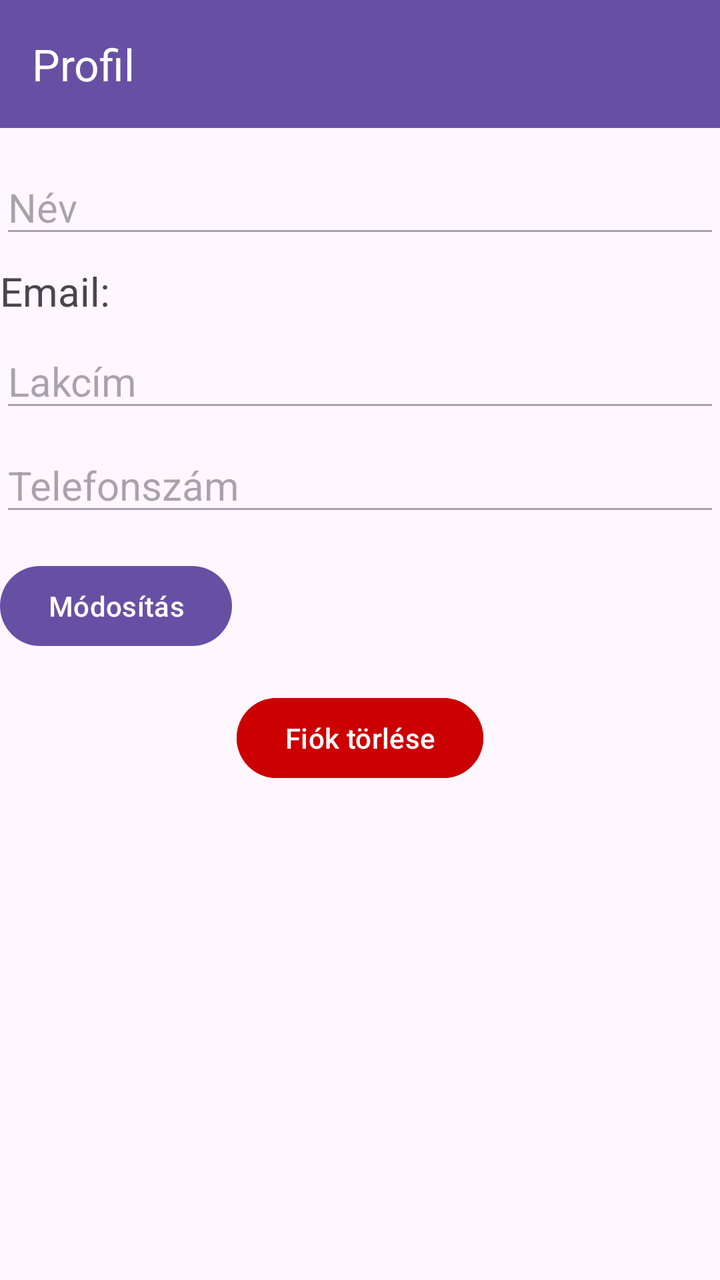
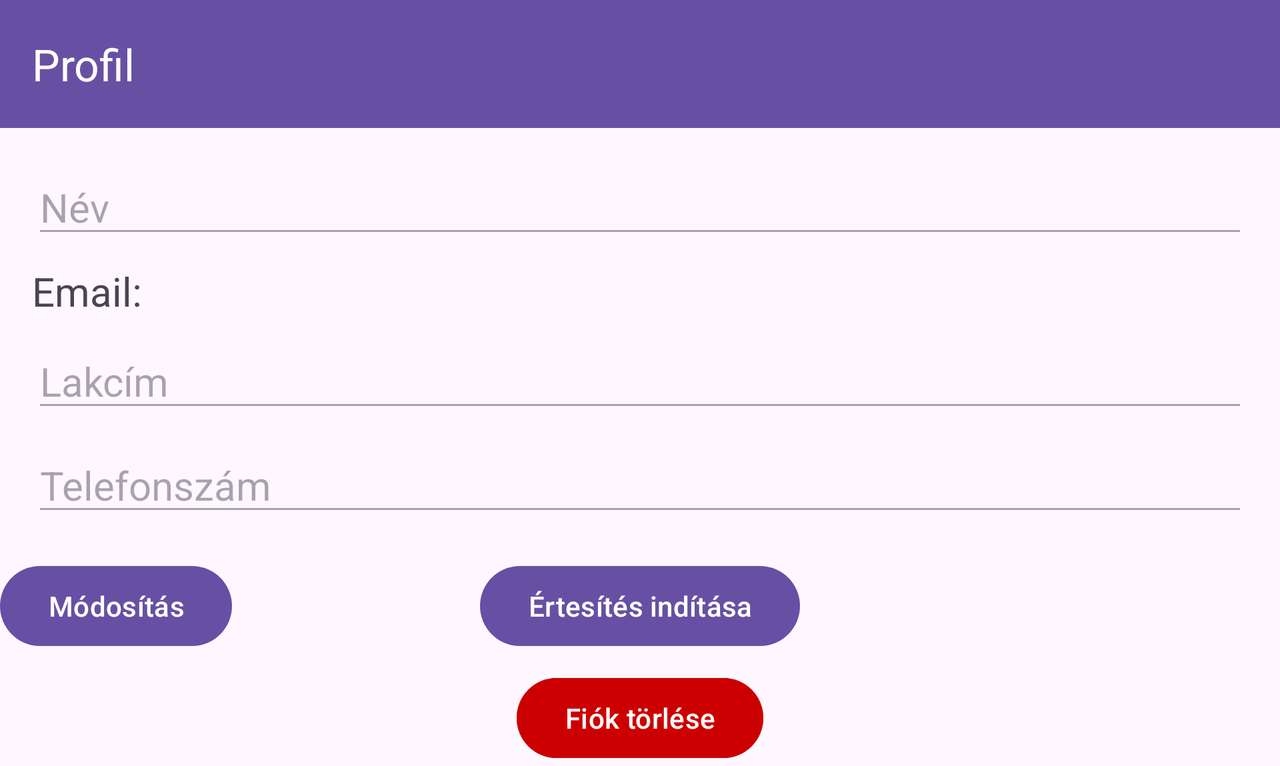

First picture: res/layout/ on a phone held upright. Second picture: the repository's own variant of that layout, on a device whose configuration matches the variant's folder. Source for both follows.
<!-- AndroidManifest.xml: application theme Theme.RopiApp -->
<!-- res/layout/activity_profile.xml -->
<?xml version="1.0" encoding="utf-8"?>
<androidx.constraintlayout.widget.ConstraintLayout xmlns:android="http://schemas.android.com/apk/res/android"
    xmlns:app="http://schemas.android.com/apk/res-auto"
    xmlns:tools="http://schemas.android.com/tools"
    android:id="@+id/main"
    android:layout_width="match_parent"
    android:layout_height="match_parent"
    tools:context=".ProfileActivity">

    <androidx.appcompat.widget.Toolbar
        android:id="@+id/toolBar"
        android:layout_width="match_parent"
        android:layout_height="?attr/actionBarSize"
        android:background="?attr/colorPrimary"
        app:title="Profil"
        app:titleTextColor="@android:color/white"
        tools:ignore="MissingConstraints" />

    <EditText
        android:id="@+id/nameEditText"
        android:layout_width="0dp"
        android:layout_height="wrap_content"
        android:layout_marginTop="16dp"
        android:enabled="false"
        android:hint="@string/name"
        android:inputType="textPersonName"
        android:textSize="20sp"
        app:layout_constraintTop_toBottomOf="@id/toolBar"
        app:layout_constraintStart_toStartOf="parent"
        app:layout_constraintEnd_toEndOf="parent"
        />

    <TextView
        android:id="@+id/emailTextView"
        android:layout_width="0dp"
        android:layout_height="wrap_content"
        android:layout_marginTop="8dp"
        android:text="@string/email"
        android:textSize="20sp"
        app:layout_constraintTop_toBottomOf="@id/nameEditText"
        app:layout_constraintStart_toStartOf="parent"
        app:layout_constraintEnd_toEndOf="parent"
        />

    <EditText
        android:id="@+id/addressEditText"
        android:layout_width="0dp"
        android:layout_height="wrap_content"
        android:layout_marginTop="8dp"
        android:enabled="false"
        android:hint="@string/address"
        android:inputType="textPostalAddress"
        android:textSize="20sp"
        app:layout_constraintTop_toBottomOf="@id/emailTextView"
        app:layout_constraintStart_toStartOf="parent"
        app:layout_constraintEnd_toEndOf="parent"
        />

    <EditText
        android:id="@+id/phoneEditText"
        android:layout_width="0dp"
        android:layout_height="wrap_content"
        android:layout_marginTop="8dp"
        android:enabled="false"
        android:hint="@string/phone"
        android:inputType="phone"
        android:textSize="20sp"
        app:layout_constraintTop_toBottomOf="@id/addressEditText"
        app:layout_constraintStart_toStartOf="parent"
        app:layout_constraintEnd_toEndOf="parent"
        />

    <Button
        android:id="@+id/editButton"
        android:layout_width="wrap_content"
        android:layout_height="wrap_content"
        android:text="@string/change"
        app:layout_constraintTop_toBottomOf="@id/phoneEditText"
        app:layout_constraintStart_toStartOf="parent"
        android:layout_marginTop="16dp"/>

    <Button
        android:id="@+id/saveButton"
        android:layout_width="wrap_content"
        android:layout_height="wrap_content"
        android:text="@string/save"
        android:visibility="gone"
        app:layout_constraintTop_toBottomOf="@id/phoneEditText"
        app:layout_constraintEnd_toEndOf="parent"
        android:layout_marginTop="16dp"/>

    <Button
        android:id="@+id/deleteAccountButton"
        android:layout_width="wrap_content"
        android:layout_height="wrap_content"
        android:text="@string/deleteButton"
        android:textColor="@android:color/white"
        android:backgroundTint="@android:color/holo_red_dark"
        app:layout_constraintTop_toBottomOf="@id/phoneEditText"
        app:layout_constraintStart_toStartOf="parent"
        app:layout_constraintEnd_toEndOf="parent"
        android:layout_marginTop="82dp"/>



</androidx.constraintlayout.widget.ConstraintLayout>
<!-- resources referenced by this layout -->
<resources>
  <string name="address">Lakcím</string>
  <string name="change">Módosítás</string>
  <string name="deleteButton">Fiók törlése</string>
  <string name="email">Email:</string>
  <string name="name">Név</string>
  <string name="phone">Telefonszám</string>
  <string name="save">Mentés</string>
  <style name="Theme.RopiApp" parent="Base.Theme.RopiApp" />
  <style name="Base.Theme.RopiApp" parent="Theme.Material3.DayNight.NoActionBar">
          
          
      </style>
</resources>
<!-- res/layout-land/activity_profile.xml (the repository's variant of the layout above) -->
<!-- drawn on the phone turned sideways -->
<?xml version="1.0" encoding="utf-8"?>
<ScrollView xmlns:android="http://schemas.android.com/apk/res/android"
    xmlns:app="http://schemas.android.com/apk/res-auto"
    xmlns:tools="http://schemas.android.com/tools"
    android:layout_width="match_parent"
    android:layout_height="match_parent">

    <androidx.constraintlayout.widget.ConstraintLayout
        android:id="@+id/main"
        android:layout_width="match_parent"
        android:layout_height="wrap_content"
        tools:context=".ProfileActivity">

        <androidx.appcompat.widget.Toolbar
            android:id="@+id/toolBar"
            android:layout_width="match_parent"
            android:layout_height="?attr/actionBarSize"
            android:background="?attr/colorPrimary"
            app:title="Profil"
            app:titleTextColor="@android:color/white"
            app:layout_constraintTop_toTopOf="parent" />

        <EditText
            android:id="@+id/nameEditText"
            android:layout_width="0dp"
            android:layout_height="wrap_content"
            android:layout_marginTop="16dp"
            android:layout_marginStart="16dp"
            android:layout_marginEnd="16dp"
            android:enabled="false"
            android:hint="@string/name"
            android:inputType="textPersonName"
            android:textSize="20sp"
            app:layout_constraintTop_toBottomOf="@id/toolBar"
            app:layout_constraintStart_toStartOf="parent"
            app:layout_constraintEnd_toEndOf="parent" />

        <TextView
            android:id="@+id/emailTextView"
            android:layout_width="0dp"
            android:layout_height="wrap_content"
            android:layout_marginTop="8dp"
            android:layout_marginStart="16dp"
            android:layout_marginEnd="16dp"
            android:text="@string/email"
            android:textSize="20sp"
            app:layout_constraintTop_toBottomOf="@id/nameEditText"
            app:layout_constraintStart_toStartOf="parent"
            app:layout_constraintEnd_toEndOf="parent" />

        <EditText
            android:id="@+id/addressEditText"
            android:layout_width="0dp"
            android:layout_height="wrap_content"
            android:layout_marginTop="8dp"
            android:layout_marginStart="16dp"
            android:layout_marginEnd="16dp"
            android:enabled="false"
            android:hint="@string/address"
            android:inputType="textPostalAddress"
            android:textSize="20sp"
            app:layout_constraintTop_toBottomOf="@id/emailTextView"
            app:layout_constraintStart_toStartOf="parent"
            app:layout_constraintEnd_toEndOf="parent" />

        <EditText
            android:id="@+id/phoneEditText"
            android:layout_width="0dp"
            android:layout_height="wrap_content"
            android:layout_marginTop="8dp"
            android:layout_marginStart="16dp"
            android:layout_marginEnd="16dp"
            android:enabled="false"
            android:hint="@string/phone"
            android:inputType="phone"
            android:textSize="20sp"
            app:layout_constraintTop_toBottomOf="@id/addressEditText"
            app:layout_constraintStart_toStartOf="parent"
            app:layout_constraintEnd_toEndOf="parent" />

        <Button
            android:id="@+id/editButton"
            android:layout_width="wrap_content"
            android:layout_height="wrap_content"
            android:layout_marginTop="16dp"
            android:text="@string/change"
            app:layout_constraintTop_toBottomOf="@id/phoneEditText"
            app:layout_constraintStart_toStartOf="parent" />

        <Button
            android:id="@+id/saveButton"
            android:layout_width="wrap_content"
            android:layout_height="wrap_content"
            android:layout_marginTop="16dp"
            android:text="@string/save"
            android:visibility="gone"
            app:layout_constraintTop_toBottomOf="@id/phoneEditText"
            app:layout_constraintEnd_toEndOf="parent" />

        <Button
            android:id="@+id/deleteAccountButton"
            android:layout_width="wrap_content"
            android:layout_height="wrap_content"
            android:layout_marginTop="72dp"
            android:text="@string/deleteButton"
            android:textColor="@android:color/white"
            android:backgroundTint="@android:color/holo_red_dark"
            app:layout_constraintTop_toBottomOf="@id/phoneEditText"
            app:layout_constraintStart_toStartOf="parent"
            app:layout_constraintEnd_toEndOf="parent" />

        <Button
            android:id="@+id/alarmButton"
            android:layout_width="wrap_content"
            android:layout_height="wrap_content"
            android:text="@string/alarm"
            app:layout_constraintTop_toBottomOf="@id/phoneEditText"
            app:layout_constraintStart_toStartOf="parent"
            app:layout_constraintEnd_toEndOf="parent"
            android:layout_marginTop="16dp"
            />

    </androidx.constraintlayout.widget.ConstraintLayout>
</ScrollView>
<!-- resources referenced by the variant -->
<!-- as the phone turned sideways resolves them -->
<resources>
  <string name="address">Lakcím</string>
  <string name="alarm">Értesítés indítása</string>
  <string name="change">Módosítás</string>
  <string name="deleteButton">Fiók törlése</string>
  <string name="email">Email:</string>
  <string name="name">Név</string>
  <string name="phone">Telefonszám</string>
  <string name="save">Mentés</string>
  <style name="Theme.RopiApp" parent="Base.Theme.RopiApp" />
  <style name="Base.Theme.RopiApp" parent="Theme.Material3.DayNight.NoActionBar">
          
          
      </style>
</resources>
